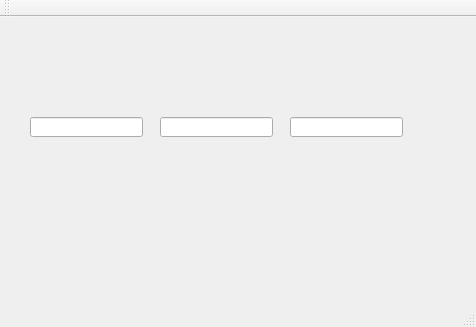
<?xml version="1.0" encoding="UTF-8"?>
<ui version="4.0">
 <class>MainWindow</class>
 <widget class="QMainWindow" name="MainWindow">
  <property name="geometry">
   <rect>
    <x>0</x>
    <y>0</y>
    <width>476</width>
    <height>327</height>
   </rect>
  </property>
  <property name="windowTitle">
   <string>MainWindow</string>
  </property>
  <widget class="QWidget" name="centralWidget">
   <widget class="QLineEdit" name="lineEdit">
    <property name="geometry">
     <rect>
      <x>30</x>
      <y>100</y>
      <width>113</width>
      <height>20</height>
     </rect>
    </property>
   </widget>
   <widget class="QLineEdit" name="lineEdit_2">
    <property name="geometry">
     <rect>
      <x>160</x>
      <y>100</y>
      <width>113</width>
      <height>20</height>
     </rect>
    </property>
   </widget>
   <widget class="QLineEdit" name="lineEdit_3">
    <property name="geometry">
     <rect>
      <x>290</x>
      <y>100</y>
      <width>113</width>
      <height>20</height>
     </rect>
    </property>
   </widget>
  </widget>
  <widget class="QMenuBar" name="menuBar">
   <property name="geometry">
    <rect>
     <x>0</x>
     <y>0</y>
     <width>476</width>
     <height>21</height>
    </rect>
   </property>
  </widget>
  <widget class="QToolBar" name="mainToolBar">
   <attribute name="toolBarArea">
    <enum>TopToolBarArea</enum>
   </attribute>
   <attribute name="toolBarBreak">
    <bool>false</bool>
   </attribute>
  </widget>
  <widget class="QStatusBar" name="statusBar"/>
 </widget>
 <layoutdefault spacing="6" margin="11"/>
 <resources/>
 <connections/>
</ui>
